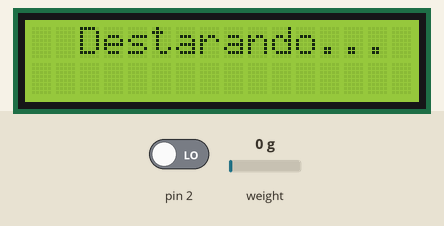
Simulated run of this sketch. Board: Arduino Uno, built with avr-gcc and run on an emulated ATmega328P. Parts: 16×2 character LCD. The inputs (shaded band) are chosen by the test bench; at power-on: pin 2 LOW, weight on the scale 0 g. What the sketch prints to the serial monitor is not drawn.

Above: at 5.4 s.
5.5 s: pin 2 driven HIGH
At 9.4 s:
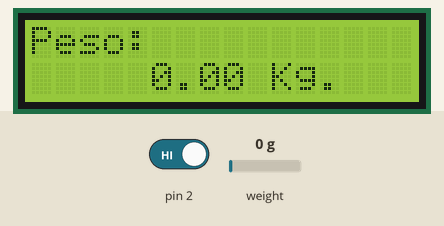
10.3 s: weight on the scale set to 100 g
At 12.0 s:
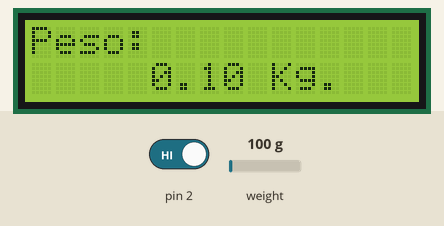
13.1 s: weight on the scale set to 1250 g
At 14.6 s:
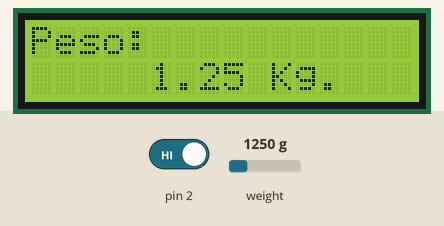
15.9 s: weight on the scale set to 2500 g
At 17.2 s:
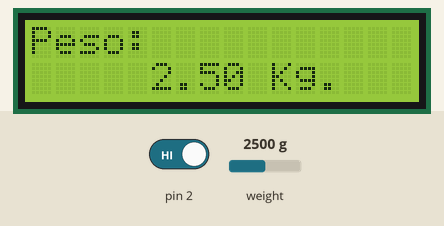
18.7 s: pin 2 driven LOW
At 21.4 s:
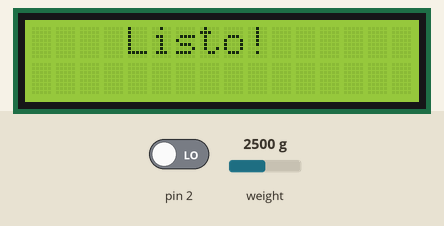
Timing chart, 0 to 22.9 s (numbered marks = the images above; inputs shaded):
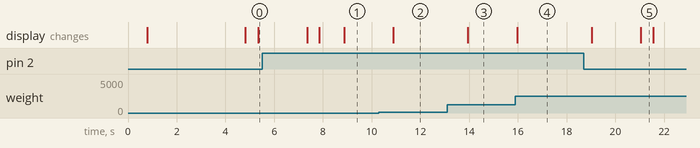

The sketch:

Balanza_chica_con_LCD.ino
```cpp
#include "HX711.h"

#include <Wire.h>
#include <LiquidCrystal_I2C.h>

const int DOUT_PIN = A1;
const int SCK_PIN = A0;

HX711 balanza;

//Crear el objeto lcd  dirección  0x3F y 16 columnas x 2 filas
LiquidCrystal_I2C lcd(0x27, 16, 2);

void setup() {
  Serial.begin(9600);

  lcd.init();
  lcd.backlight();
  lcd.setCursor(2, 0);
  lcd.print("Bienvenido!");

  balanza.begin(DOUT_PIN, SCK_PIN);

  pinMode(2, INPUT);

  Serial.print("Lectura del valor del ADC:  ");
  Serial.println(balanza.read());
  Serial.println("No ponga ningun  objeto sobre la balanza");
  Serial.println("Destarando");

  delay(600);
  lcd.clear();
  lcd.setCursor(2, 0);
  lcd.print("Destarando...");
  balanza.set_scale(20346); //La escala por defecto es 1
  balanza.tare(20);  //El peso actual es considerado Tara.

  Serial.println("Listo para pesar");


}

void loop() {
  lcd.clear();
  while (digitalRead(2) == 1) {
    Serial.print("Peso: ");
    float peso = balanza.get_units(10);
    Serial.print(peso, 1);
    Serial.println(" kg");

    lcd.setCursor(0, 0);
    lcd.print("Peso:");
    lcd.setCursor(5, 1);
    lcd.print(abs(peso),2);
    lcd.print(" Kg.");
  }
  Serial.println("Destarando");

  lcd.clear();
  lcd.setCursor(2, 0);
  lcd.print("Destarando...");

  balanza.tare(20);  //El peso actual es considerado Tara.

  Serial.println("Listo");

  lcd.clear();
  lcd.setCursor(4, 0);
  lcd.print("Listo!");
  delay(500);
}
```

Measured:
- after the input at 5.5 s, the display: first differs from a run without the input after 2.4 s (image 1 shows a later state)
- after the input at 10.3 s, the display: changes after 0.60 s (image 2)
- after the input at 13.1 s, the display: changes after 0.84 s (image 3)
- after the input at 15.9 s, the display: changes after 0.07 s (image 4)
- after the input at 18.7 s, the display: first changes after 0.33 s (image 5 shows a later state)
- what the display in image 5 shows lasts 0.6 s, from 21.0 s to 21.6 s
